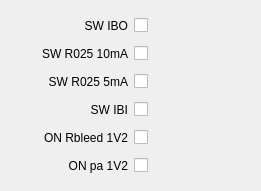
       <widget class="QWidget" name="gridLayoutWidget_56">
        <property name="geometry">
         <rect>
          <x>10</x>
          <y>40</y>
          <width>261</width>
          <height>191</height>
         </rect>
        </property>
        <layout class="QGridLayout" name="gridLayout_33">
         <item row="4" column="0">
          <widget class="QLabel" name="label_80">
           <property name="text">
            <string>ON Rbleed 1V2</string>
           </property>
           <property name="alignment">
            <set>Qt::AlignRight|Qt::AlignTrailing|Qt::AlignVCenter</set>
           </property>
          </widget>
         </item>
         <item row="5" column="0">
          <widget class="QLabel" name="label_81">
           <property name="text">
            <string>ON pa 1V2</string>
           </property>
           <property name="alignment">
            <set>Qt::AlignRight|Qt::AlignTrailing|Qt::AlignVCenter</set>
           </property>
          </widget>
         </item>
         <item row="1" column="0">
          <widget class="QLabel" name="label_82">
           <property name="text">
            <string>SW R025 10mA</string>
           </property>
           <property name="alignment">
            <set>Qt::AlignRight|Qt::AlignTrailing|Qt::AlignVCenter</set>
           </property>
          </widget>
         </item>
         <item row="3" column="0">
          <widget class="QLabel" name="label_83">
           <property name="text">
            <string>SW IBI</string>
           </property>
           <property name="alignment">
            <set>Qt::AlignRight|Qt::AlignTrailing|Qt::AlignVCenter</set>
           </property>
          </widget>
         </item>
         <item row="0" column="0">
          <widget class="QLabel" name="label_84">
           <property name="text">
            <string>SW IBO</string>
           </property>
           <property name="alignment">
            <set>Qt::AlignRight|Qt::AlignTrailing|Qt::AlignVCenter</set>
           </property>
          </widget>
         </item>
         <item row="2" column="0">
          <widget class="QLabel" name="label_85">
           <property name="text">
            <string>SW R025 5mA</string>
           </property>
           <property name="alignment">
            <set>Qt::AlignRight|Qt::AlignTrailing|Qt::AlignVCenter</set>
           </property>
          </widget>
         </item>
         <item row="0" column="1">
          <widget class="QCheckBox" name="lauroc2slowcontrolbiasPaSWIBOBox">
           <property name="text">
            <string/>
           </property>
          </widget>
         </item>
         <item row="1" column="1">
          <widget class="QCheckBox" name="lauroc2slowcontrolbiasPaSWR02510mABox">
           <property name="text">
            <string/>
           </property>
          </widget>
         </item>
         <item row="2" column="1">
          <widget class="QCheckBox" name="lauroc2slowcontrolbiasPaSWR0255mABox">
           <property name="text">
            <string/>
           </property>
          </widget>
         </item>
         <item row="3" column="1">
          <widget class="QCheckBox" name="lauroc2slowcontrolbiasPaSWIBIBox">
           <property name="text">
            <string/>
           </property>
          </widget>
         </item>
         <item row="4" column="1">
          <widget class="QCheckBox" name="lauroc2slowcontrolbiasPaONRbleedBox">
           <property name="text">
            <string/>
           </property>
          </widget>
         </item>
         <item row="5" column="1">
          <widget class="QCheckBox" name="lauroc2slowcontrolbiasPaONBox">
           <property name="text">
            <string/>
           </property>
          </widget>
         </item>
        </layout>
       </widget>
